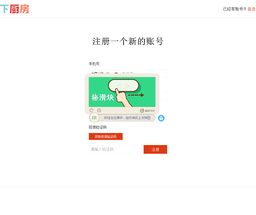
#> input picture sliding_puzzle/alpha/1.png, 256 x 215 px, shrunk from 1000 x 839 before the run, given in place of 1.jpg, which was not available
$ python op_img.py
#> lines starting #> are read from the running program, lines starting #| are printed output that depends on the picture; after the words box and inside, x2 and y2 are one past the last pixel; in counts of white or black regions, pixels touching at a corner belong together; pictures that were not available may be replaced by others from this repository, and a replacement may not be noted
#> further down, i is the input picture: PIL image 256x215 RGBA; mean R, G, B, A 247.4, 249.9, 247.2, 255
from PIL import Image
import numpy as np
import numpy as np
import matplotlib.pyplot as plt


def convert(img):
    '''
    二值化图像
    :param img:
    :return:
    '''
    img_grey = img.convert('L')
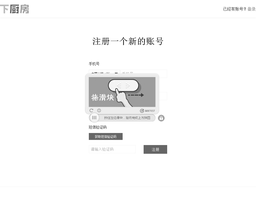
#> img_grey: PIL image 256x215 L; min 61, max 255, mean 248.9
    threshold = 130
    table = []
    for i in range(256):
        if i < threshold:
            table.append(0)
        else:
            table.append(1)

    out_img = img_grey.point(table, '1')
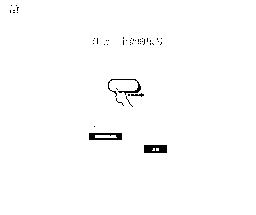
#> out_img: PIL image 256x215 1; 98.9% white; 50 black regions (46 under 20 px), largest, box (x1, y1, x2, y2) and area: (89, 133, 122, 140) 168, (144, 145, 167, 153) 168, (108, 79, 141, 97) 120, (131, 93, 144, 97) 26
    return out_img

def flood_fill(img, x, y):
    '''
    降噪
    :param img:
    :param x: 当前x坐标
    :param y: 当前y坐标
    :return:
    '''
    cur_pixel = img.getpixel((x, y))
    width = img.width
    height = img.height

    # 若当前点为白色，则不统计邻域值
    if cur_pixel == 1:
        return 0

    if y == 0:
        if x == 0:
            sum = cur_pixel \
                  + img.getpixel((x, y + 1)) \
                  + img.getpixel((x + 1, y)) \
                  + img.getpixel((x + 1, y + 1))
            return 4 - sum
        elif x == width - 1:
            sum = cur_pixel \
                  + img.getpixel((x, y + 1)) \
                  + img.getpixel((x - 1, y)) \
                  + img.getpixel((x - 1, y + 1))
            + img.getpixel((x + 1, y + 1))
            return 4 - sum
        else:
            sum = img.getpixel((x - 1, y)) \
                  + img.getpixel((x - 1, y + 1)) \
                  + cur_pixel \
                  + img.getpixel((x, y + 1)) \
                  + img.getpixel((x + 1, y)) \
                  + img.getpixel((x + 1, y + 1))
            return 6 - sum
    elif y == height - 1:  # 最下面一行
        if x == 0:  # 左下顶点
            # 中心点旁边3个点
            sum = cur_pixel \
                  + img.getpixel((x + 1, y)) \
                  + img.getpixel((x + 1, y - 1)) \
                  + img.getpixel((x, y - 1))
            return 4 - sum
        elif x == width - 1:  # 右下顶点
            sum = cur_pixel \
                  + img.getpixel((x, y - 1)) \
                  + img.getpixel((x - 1, y)) \
                  + img.getpixel((x - 1, y - 1))

            return 4 - sum
        else:  # 最下非顶点,6邻域
            sum = cur_pixel \
                  + img.getpixel((x - 1, y)) \
                  + img.getpixel((x + 1, y)) \
                  + img.getpixel((x, y - 1)) \
                  + img.getpixel((x - 1, y - 1)) \
                  + img.getpixel((x + 1, y - 1))
            return 6 - sum
    else:  # y不在边界
        if x == 0:  # 左边非顶点
            sum = img.getpixel((x, y - 1)) \
                  + cur_pixel \
                  + img.getpixel((x, y + 1)) \
                  + img.getpixel((x + 1, y - 1)) \
                  + img.getpixel((x + 1, y)) \
                  + img.getpixel((x + 1, y + 1))

            return 6 - sum
        elif x == width - 1:  # 右边非顶点
            # print('%s,%s' % (x, y))
            sum = img.getpixel((x, y - 1)) \
                  + cur_pixel \
                  + img.getpixel((x, y + 1)) \
                  + img.getpixel((x - 1, y - 1)) \
                  + img.getpixel((x - 1, y)) \
                  + img.getpixel((x - 1, y + 1))

            return 6 - sum
        else:  # 具备9领域条件的
            sum = img.getpixel((x - 1, y - 1)) \
                  + img.getpixel((x - 1, y)) \
                  + img.getpixel((x - 1, y + 1)) \
                  + img.getpixel((x, y - 1)) \
                  + cur_pixel \
                  + img.getpixel((x, y + 1)) \
                  + img.getpixel((x + 1, y - 1)) \
                  + img.getpixel((x + 1, y)) \
                  + img.getpixel((x + 1, y + 1))
            return 9 - sum

def remove_noise_point(img, start, end):
    '''
    去杂点
    :param img:
    :param start:
    :param end:
    :return:
    '''
#> called with start = 0, end = 5
    noise_point_list = []
    for w in range(img.width):
        for h in range(img.height):
            around_num = flood_fill(img, w, h)
            if(start < around_num < end) and img.getpixel((w, h)) == 0:
                pos = (w, h)
                noise_point_list.append(pos)
#> this loop made 256 passes

    for pos in noise_point_list:
        img.putpixel((pos[0], pos[1]), 1)
#> this loop made 177 passes
#> pos on passes 1 to 3: (10, 10), (10, 11), (10, 12)
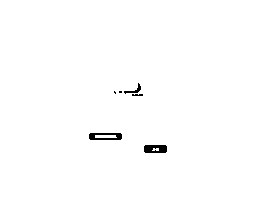
#> img: PIL image 256x215 1; 99.3% white; 6 black regions (2 under 20 px), largest, box (x1, y1, x2, y2) and area: (89, 133, 122, 140) 163, (144, 145, 167, 153) 163, (124, 83, 141, 94) 54, (132, 94, 143, 96) 20
    return img

def vertical_scaning(img):
    xs = img.width
    nums = []
    for x in range(xs):
        num = 0
        for y in range(img.height):
            if img.getpixel((x, y)) == 0:
                num += 1
        nums.append(num)
    return nums

def plot_vertical_scaning(width, x):
    plt.plot(range(width), x, mec='r', mfc='w')
    plt.show()

def print_mat_img(img):
    mat_img = np.asarray(img, np.int8)
    for h in range(img.height):
        for w in range(img.width):
            print(mat_img[h][w], end='')
        print('')

def find_cut_x_line(img, cut_param):
    nums = vertical_scaning(img)
    cut_x_points = []
    for index in range(1, len(nums)-1):
        if nums[index]==cut_param and (nums[index-1]!=cut_param or nums[index+1]!=cut_param):
            cut_x_points.append(index)
    return cut_x_points

def add_line_by_x(x_list, img):
    for x in x_list:
        for h in range(img.height):
            img.putpixel((x, h), 0)
    return img

if __name__ == '__main__':
    i = Image.open(".//data//1.jpg")
    i = convert(i)
    i = remove_noise_point(i, 0, 5)
    # [4 lines of commented-out code are left out]
    i.save("d.jpg")
